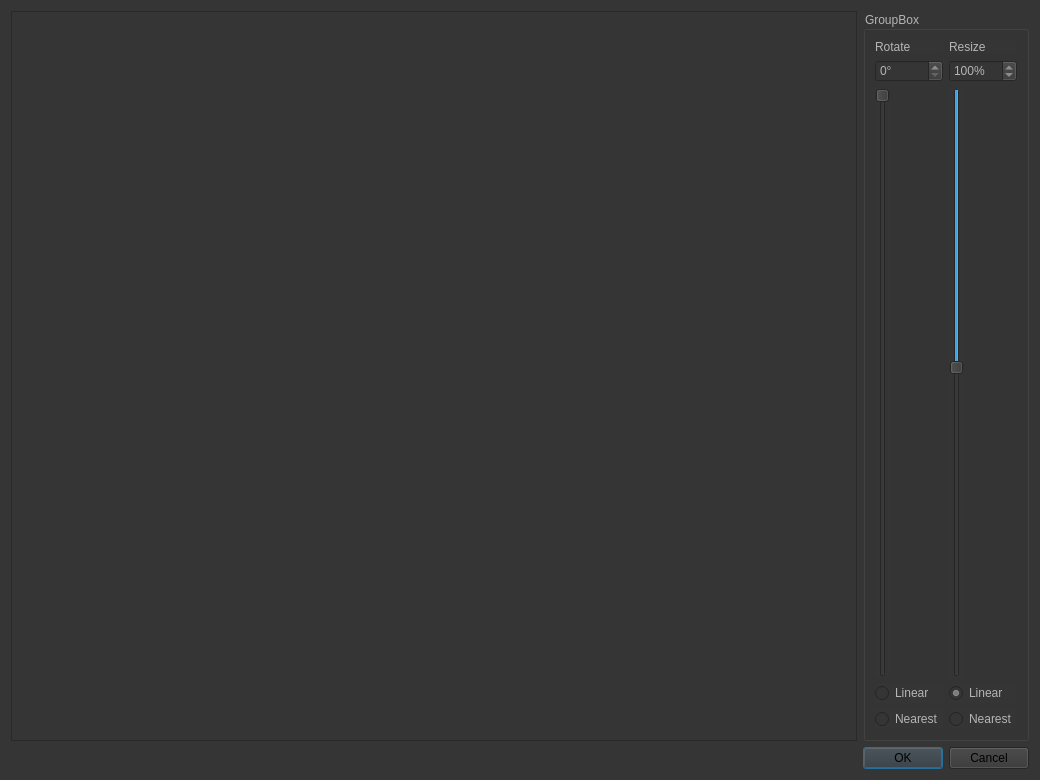
<?xml version="1.0" encoding="UTF-8"?>
<ui version="4.0">
 <class>GeometryDialog</class>
 <widget class="QDialog" name="GeometryDialog">
  <property name="geometry">
   <rect>
    <x>0</x>
    <y>0</y>
    <width>1040</width>
    <height>780</height>
   </rect>
  </property>
  <property name="windowTitle">
   <string>Dialog</string>
  </property>
  <property name="styleSheet">
   <string notr="true">background:rgb(53, 53, 53)</string>
  </property>
  <layout class="QGridLayout" name="gridLayout" rowstretch="8,0" columnstretch="10,1">
   <item row="0" column="0">
    <widget class="QScrollArea" name="scrollArea">
     <property name="widgetResizable">
      <bool>true</bool>
     </property>
     <widget class="QWidget" name="scrollAreaWidgetContents">
      <property name="geometry">
       <rect>
        <x>0</x>
        <y>0</y>
        <width>812</width>
        <height>721</height>
       </rect>
      </property>
     </widget>
    </widget>
   </item>
   <item row="0" column="1">
    <widget class="QGroupBox" name="groupBox">
     <property name="styleSheet">
      <string notr="true">color:rgb(181, 181, 181)</string>
     </property>
     <property name="title">
      <string>GroupBox</string>
     </property>
     <layout class="QGridLayout" name="gridLayout_2">
      <item row="4" column="0">
       <widget class="QRadioButton" name="nearestRotateRadioButton">
        <property name="text">
         <string>Nearest</string>
        </property>
       </widget>
      </item>
      <item row="3" column="1">
       <widget class="QRadioButton" name="linearResizeRadioButton">
        <property name="text">
         <string>Linear</string>
        </property>
        <property name="checked">
         <bool>true</bool>
        </property>
       </widget>
      </item>
      <item row="4" column="1">
       <widget class="QRadioButton" name="nearestResizeRadioButton">
        <property name="text">
         <string>Nearest</string>
        </property>
       </widget>
      </item>
      <item row="2" column="0">
       <widget class="QSlider" name="rotateSlider">
        <property name="maximum">
         <number>360</number>
        </property>
        <property name="orientation">
         <enum>Qt::Vertical</enum>
        </property>
        <property name="invertedAppearance">
         <bool>true</bool>
        </property>
        <property name="invertedControls">
         <bool>true</bool>
        </property>
       </widget>
      </item>
      <item row="2" column="1">
       <widget class="QSlider" name="resizeSlider">
        <property name="layoutDirection">
         <enum>Qt::LeftToRight</enum>
        </property>
        <property name="minimum">
         <number>10</number>
        </property>
        <property name="maximum">
         <number>200</number>
        </property>
        <property name="value">
         <number>100</number>
        </property>
        <property name="orientation">
         <enum>Qt::Vertical</enum>
        </property>
        <property name="invertedAppearance">
         <bool>true</bool>
        </property>
        <property name="invertedControls">
         <bool>true</bool>
        </property>
       </widget>
      </item>
      <item row="1" column="0">
       <widget class="QSpinBox" name="rotateSpinBox">
        <property name="suffix">
         <string>°</string>
        </property>
        <property name="maximum">
         <number>360</number>
        </property>
       </widget>
      </item>
      <item row="3" column="0">
       <widget class="QRadioButton" name="linearRotateRadioButton">
        <property name="text">
         <string>Linear</string>
        </property>
        <property name="checked">
         <bool>false</bool>
        </property>
       </widget>
      </item>
      <item row="1" column="1">
       <widget class="QSpinBox" name="resizeSpinBox">
        <property name="suffix">
         <string>%</string>
        </property>
        <property name="minimum">
         <number>10</number>
        </property>
        <property name="maximum">
         <number>200</number>
        </property>
        <property name="value">
         <number>100</number>
        </property>
       </widget>
      </item>
      <item row="0" column="0">
       <widget class="QLabel" name="label">
        <property name="text">
         <string>Rotate</string>
        </property>
       </widget>
      </item>
      <item row="0" column="1">
       <widget class="QLabel" name="label_2">
        <property name="text">
         <string>Resize</string>
        </property>
       </widget>
      </item>
     </layout>
    </widget>
   </item>
   <item row="1" column="1">
    <widget class="QDialogButtonBox" name="buttonBox">
     <property name="orientation">
      <enum>Qt::Horizontal</enum>
     </property>
     <property name="standardButtons">
      <set>QDialogButtonBox::Cancel|QDialogButtonBox::Ok</set>
     </property>
    </widget>
   </item>
  </layout>
 </widget>
 <resources/>
 <connections>
  <connection>
   <sender>buttonBox</sender>
   <signal>accepted()</signal>
   <receiver>GeometryDialog</receiver>
   <slot>accept()</slot>
   <hints>
    <hint type="sourcelabel">
     <x>248</x>
     <y>254</y>
    </hint>
    <hint type="destinationlabel">
     <x>157</x>
     <y>274</y>
    </hint>
   </hints>
  </connection>
  <connection>
   <sender>buttonBox</sender>
   <signal>rejected()</signal>
   <receiver>GeometryDialog</receiver>
   <slot>reject()</slot>
   <hints>
    <hint type="sourcelabel">
     <x>316</x>
     <y>260</y>
    </hint>
    <hint type="destinationlabel">
     <x>286</x>
     <y>274</y>
    </hint>
   </hints>
  </connection>
 </connections>
</ui>
